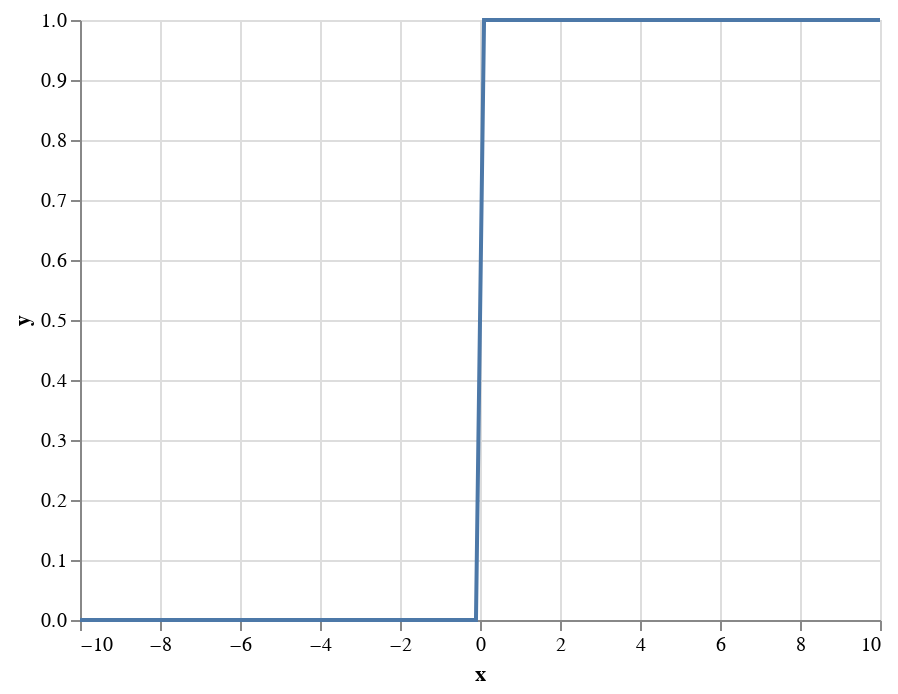

The cell this chart's notebook holds for it:
### Markdown cell above
## Example of a discrete function

Let's look at an example of a discrete function. We'll use the step function, which is used in perceptrons.

$$
\text{step}(x) = \begin{cases}
1 & \text{if } x \geq 0 \\
0 & \text{if } x < 0
\end{cases}
$$

This function is not continuous, because it has a discontinuity at $x = 0$.

We can plot this function using `altair`:
    
    ```python
    import altair as alt
    import pandas as pd
    import numpy as np
  
    x = np.linspace(-10, 10, 100)
    y = np.where(x >= 0, 1, 0)
  
    df = pd.DataFrame({'x': x, 'y': y})
  
    alt.Chart(df).mark_line().encode(
        x='x',
        y='y'
    )
    ```

### Code cell
import altair as alt
import pandas as pd
import numpy as np

x = np.linspace(-10, 10, 100)
y = np.where(x >= 0, 1, 0)

df = pd.DataFrame({'x': x, 'y': y})

alt.Chart(df).mark_line().encode(
    x='x',
    y='y'
)

### Figure 1 — Vega-Lite specification as saved in the notebook (floating-point values rounded to 4 significant figures)
{"config": {"view": {"continuousWidth": 400, "continuousHeight": 300}}, "data": {"name": "data-3c3f238f657ee9f20d5d1b4c113c76db"}, "mark": "line", "encoding": {"x": {"field": "x", "type": "quantitative"}, "y": {"field": "y", "type": "quantitative"}}, "$schema": "https://vega.github.io/schema/vega-lite/v4.17.0.json", "datasets": {"data-3c3f238f657ee9f20d5d1b4c113c76db": [{"x": -10.0, "y": 0}, {"x": -9.798, "y": 0}, {"x": -9.596, "y": 0}, {"x": -9.394, "y": 0}, {"x": -9.192, "y": 0}, {"x": -8.99, "y": 0}, {"x": -8.788, "y": 0}, {"x": -8.586, "y": 0}, {"x": -8.384, "y": 0}, {"x": -8.182, "y": 0}, {"x": -7.98, "y": 0}, {"x": -7.778, "y": 0}, {"x": -7.576, "y": 0}, {"x": -7.374, "y": 0}, {"x": -7.172, "y": 0}, {"x": -6.97, "y": 0}, {"x": -6.768, "y": 0}, {"x": -6.566, "y": 0}, {"x": -6.364, "y": 0}, {"x": -6.162, "y": 0}, {"x": -5.96, "y": 0}, {"x": -5.758, "y": 0}, {"x": -5.556, "y": 0}, {"x": -5.354, "y": 0}, {"x": -5.152, "y": 0}, {"x": -4.949, "y": 0}, {"x": -4.747, "y": 0}, {"x": -4.545, "y": 0}, {"x": -4.343, "y": 0}, {"x": -4.141, "y": 0}, {"x": -3.939, "y": 0}, {"x": -3.737, "y": 0}, {"x": -3.535, "y": 0}, {"x": -3.333, "y": 0}, {"x": -3.131, "y": 0}, {"x": -2.929, "y": 0}, {"x": -2.727, "y": 0}, {"x": -2.525, "y": 0}, {"x": -2.323, "y": 0}, {"x": -2.121, "y": 0}, {"x": -1.919, "y": 0}, {"x": -1.717, "y": 0}, {"x": -1.515, "y": 0}, {"x": -1.313, "y": 0}, {"x": -1.111, "y": 0}, {"x": -0.9091, "y": 0}, {"x": -0.7071, "y": 0}, {"x": -0.5051, "y": 0}, {"x": -0.303, "y": 0}, {"x": -0.101, "y": 0}, {"x": 0.101, "y": 1}, {"x": 0.303, "y": 1}, {"x": 0.5051, "y": 1}, {"x": 0.7071, "y": 1}, {"x": 0.9091, "y": 1}, {"x": 1.111, "y": 1}, {"x": 1.313, "y": 1}, {"x": 1.515, "y": 1}, {"x": 1.717, "y": 1}, {"x": 1.919, "y": 1}, {"x": 2.121, "y": 1}, {"x": 2.323, "y": 1}, {"x": 2.525, "y": 1}, {"x": 2.727, "y": 1}, {"x": 2.929, "y": 1}, {"x": 3.131, "y": 1}, {"x": 3.333, "y": 1}, {"x": 3.535, "y": 1}, {"x": 3.737, "y": 1}, {"x": 3.939, "y": 1}, {"x": 4.141, "y": 1}, {"x": 4.343, "y": 1}, {"x": 4.545, "y": 1}, {"x": 4.747, "y": 1}, {"x": 4.949, "y": 1}, {"x": 5.152, "y": 1}, {"x": 5.354, "y": 1}, {"x": 5.556, "y": 1}, {"x": 5.758, "y": 1}, {"x": 5.96, "y": 1}, {"x": 6.162, "y": 1}, {"x": 6.364, "y": 1}, {"x": 6.566, "y": 1}, {"x": 6.768, "y": 1}, {"x": 6.97, "y": 1}, {"x": 7.172, "y": 1}, {"x": 7.374, "y": 1}, {"x": 7.576, "y": 1}, {"x": 7.778, "y": 1}, {"x": 7.98, "y": 1}, {"x": 8.182, "y": 1}, {"x": 8.384, "y": 1}, {"x": 8.586, "y": 1}, {"x": 8.788, "y": 1}, {"x": 8.99, "y": 1}, {"x": 9.192, "y": 1}, {"x": 9.394, "y": 1}, {"x": 9.596, "y": 1}, {"x": 9.798, "y": 1}, {"x": 10.0, "y": 1}]}}
